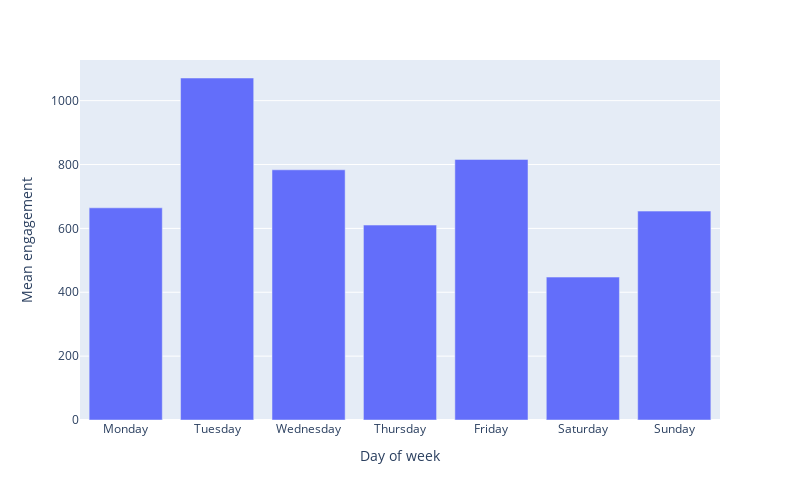

Notebook code cell kept with this figure:
### Markdown cell above
**Time plots**

### Code cell
plot = df.groupby(['Day_Of_Week']).engagement.mean()#.sort_values(ascending=False)

fig = px.bar(x=plot.index, y = plot.values, height=500, width=800)
fig.update_xaxes(title_text='Day of week')
fig.update_yaxes(title_text='Mean engagement')
fig.update_xaxes(type='category')
fig.update_layout(
    xaxis = dict(tickmode = 'array',
                 tickvals = [0, 1, 2, 3, 4, 5, 6],
        ticktext = ['Monday', 'Tuesday', 'Wednesday', 'Thursday', 'Friday', 'Saturday', 'Sunday']))
fig.show()

### Figure 1 — Plotly figure (JSON) as saved in the notebook; plotly's stock layout.template omitted (floating-point values rounded to 4 significant figures)
{"data": [{"alignmentgroup": "True", "hovertemplate": "x=%{x}<br>y=%{y}<extra></extra>", "legendgroup": "", "marker": {"color": "#636efa"}, "name": "", "offsetgroup": "", "orientation": "v", "showlegend": false, "textposition": "auto", "type": "bar", "x": [0, 1, 2, 3, 4, 5, 6], "xaxis": "x", "y": [664.4, 1071.0, 783.4, 610.4, 816.0, 447.5, 654.1], "yaxis": "y"}], "layout": {"barmode": "relative", "height": 500, "legend": {"tracegroupgap": 0}, "margin": {"t": 60}, "width": 800, "xaxis": {"anchor": "y", "domain": [0, 1], "tickmode": "array", "ticktext": ["Monday", "Tuesday", "Wednesday", "Thursday", "Friday", "Saturday", "Sunday"], "tickvals": [0, 1, 2, 3, 4, 5, 6], "title": {"text": "Day of week"}, "type": "category"}, "yaxis": {"anchor": "x", "domain": [0, 1], "title": {"text": "Mean engagement"}}}}
